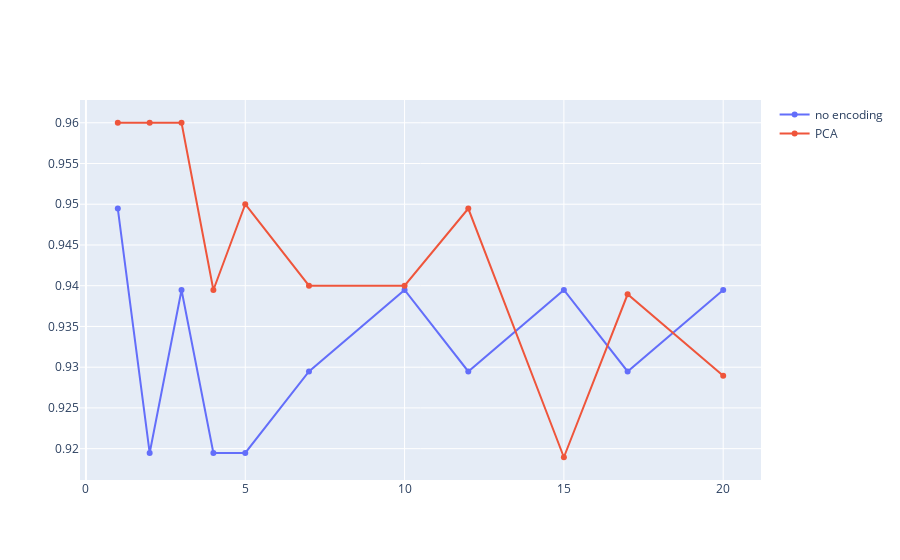

Source (notebook cell):
### Code cell
import plotly.graph_objects as go

# Create random data with numpy
import numpy as np
np.random.seed(1)

N = 100
random_x = np.linspace(0, 1, N)
random_y0 = np.random.randn(N) + 5
random_y1 = np.random.randn(N)
random_y2 = np.random.randn(N) - 5

# Create traces
fig = go.Figure()

for i,encod in enumerate(score_encodage):
    fig.add_trace(go.Scatter(x=liste_n_neigbors, y=encod,
                        mode='lines+markers',
                        name=name_encodage[i]))

fig.show()

### Figure 1 — Plotly figure (JSON) as saved in the notebook; plotly's stock layout.template omitted (floating-point values rounded to 4 significant figures)
{"data": [{"mode": "lines+markers", "name": "no encoding", "type": "scatter", "x": [1, 2, 3, 4, 5, 7, 10, 12, 15, 17, 20], "y": [0.9495, 0.9195, 0.9395, 0.9195, 0.9195, 0.9295, 0.9395, 0.9295, 0.9395, 0.9295, 0.9395]}, {"mode": "lines+markers", "name": "PCA", "type": "scatter", "x": [1, 2, 3, 4, 5, 7, 10, 12, 15, 17, 20], "y": [0.96, 0.96, 0.96, 0.9395, 0.95, 0.94, 0.94, 0.9495, 0.9189, 0.9389, 0.9289]}], "layout": {}}
